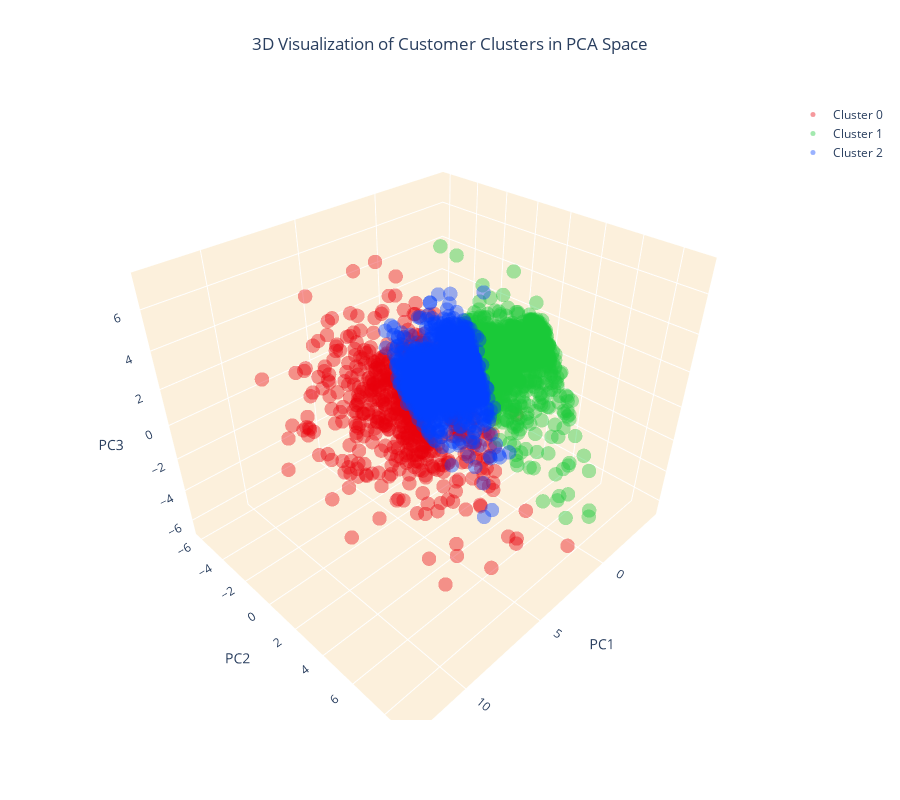

Notebook code for this chart:
### Code cell
# Create separate data frames for each cluster
cluster_0 = customer_data_pca[customer_data_pca['cluster'] == 0]
cluster_1 = customer_data_pca[customer_data_pca['cluster'] == 1]
cluster_2 = customer_data_pca[customer_data_pca['cluster'] == 2]

# Create a 3D scatter plot
fig = go.Figure()
# Add data points for each cluster separately and specify the color
fig.add_trace(go.Scatter3d(x=cluster_0['PC1'], y=cluster_0['PC2'], z=cluster_0['PC3'],
                           mode='markers', marker=dict(color=colors[0], size=5, opacity=0.4), name='Cluster 0'))
fig.add_trace(go.Scatter3d(x=cluster_1['PC1'], y=cluster_1['PC2'], z=cluster_1['PC3'],
                           mode='markers', marker=dict(color=colors[1], size=5, opacity=0.4), name='Cluster 1'))
fig.add_trace(go.Scatter3d(x=cluster_2['PC1'], y=cluster_2['PC2'], z=cluster_2['PC3'],
                           mode='markers', marker=dict(color=colors[2], size=5, opacity=0.4), name='Cluster 2'))

# Set the title and layout details
fig.update_layout(
    title=dict(text='3D Visualization of Customer Clusters in PCA Space', x=0.5),
    scene=dict(
        xaxis=dict(backgroundcolor="#fcf0dc", gridcolor='white', title='PC1'),
        yaxis=dict(backgroundcolor="#fcf0dc", gridcolor='white', title='PC2'),
        zaxis=dict(backgroundcolor="#fcf0dc", gridcolor='white', title='PC3'),
    ),
    width=900,
    height=800
)

# Show the plot
fig.show()

### Figure 1 — Plotly figure (JSON) as saved in the notebook; plotly's stock layout.template omitted (floating-point values rounded to 4 significant figures; data arrays with more than 128 entries replaced by an {"elided": "..."} marker saying what was removed)
{"data": [{"marker": {"color": "#e8000b", "opacity": 0.4, "size": 5}, "mode": "markers", "name": "Cluster 0", "type": "scatter3d", "x": {"elided": "641 float values"}, "y": {"elided": "641 float values"}, "z": {"elided": "641 float values"}}, {"marker": {"color": "#1ac938", "opacity": 0.4, "size": 5}, "mode": "markers", "name": "Cluster 1", "type": "scatter3d", "x": {"elided": "1694 float values"}, "y": {"elided": "1694 float values"}, "z": {"elided": "1694 float values"}}, {"marker": {"color": "#023eff", "opacity": 0.4, "size": 5}, "mode": "markers", "name": "Cluster 2", "type": "scatter3d", "x": {"elided": "1732 float values"}, "y": {"elided": "1732 float values"}, "z": {"elided": "1732 float values"}}], "layout": {"height": 800, "scene": {"aspectmode": "auto", "aspectratio": {"x": 1.118, "y": 0.9894, "z": 0.9038}, "xaxis": {"backgroundcolor": "#fcf0dc", "gridcolor": "white", "title": {"text": "PC1"}, "type": "linear"}, "yaxis": {"backgroundcolor": "#fcf0dc", "gridcolor": "white", "title": {"text": "PC2"}, "type": "linear"}, "zaxis": {"backgroundcolor": "#fcf0dc", "gridcolor": "white", "title": {"text": "PC3"}, "type": "linear"}}, "title": {"text": "3D Visualization of Customer Clusters in PCA Space", "x": 0.5}, "width": 900}}
